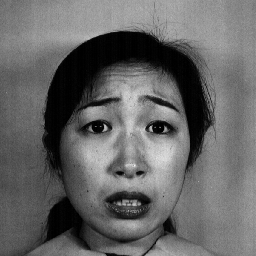
%> input picture PCA-LSH/Test/KA.FE1.45.tiff, 256 x 256 px
$ octave --eval "result = facedetection(imread('../Test/KA.FE1.45.tiff'));"   (GNU Octave 9; MATLAB toolbox functions it lacks are replaced by stand-ins)
%> lines starting %> are read from the running program, lines starting %| are printed output that depends on the picture; in (x1, y1, x2, y2) boxes, pixels count from 0 and x2, y2 are one past the last pixel; in counts of white or black regions, pixels touching at a corner belong together; the program's own positions count from 1
### PCA-LSH/SVM classification/renoise1.m
%%%%%%%%%%%%%%%%%%%%%%%%%%%%%%%%%%%%%%%%%%%%%%%%%%%%%%%%%%%%%%%%%%%%%%%%%%%%%%%%%%%%%%%%
% Facial Expression LSH-PCA-LDA
% Version : 2.0
% Date : 01.2.2017
% Author : Mehdi Ghayoumi
%%%%%%%%%%%%%%%%%%%%%%%%%%%%%%%%%%%%%%%%%%%%%%%%%%%%%%%%%%%%%%%%%%%%%%%%%%%%%%%%%%%%%%%%

function SN=renoise1(S)
H=375;
W=300;
SN=zeros(375,300);
for i=1:H-5
    for j=1:W-5
        localSum=sum(sum(S(i:i+4, j:j+4)));
        SN(i:i+5, j:j+5)=(localSum>20);
    end
end
end

### PCA-LSH/SVM classification/facedetection.m
%%%%%%%%%%%%%%%%%%%%%%%%%%%%%%%%%%%%%%%%%%%%%%%%%%%%%%%%%%%%%%%%%%%%%%%%%%%%%%%%%%%%%%%%
% Facial Expression LSH-PCA-LDA
% Version : 2.0
% Date : 01.2.2017
% Author : Mehdi Ghayoumi
%%%%%%%%%%%%%%%%%%%%%%%%%%%%%%%%%%%%%%%%%%%%%%%%%%%%%%%%%%%%%%%%%%%%%%%%%%%%%%%%%%%%%%%%
function Face = facedetection(I)

%%%%%%%%%%%%%%% Image Resize%%%%%%%%%%%%%%%%%%%%%
I=imresize(I,[375,300]);
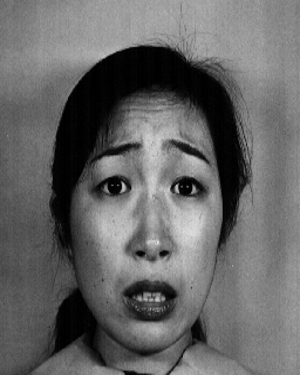
%> I: size 375x300 uint8; min 0, max 238, mean 102
Faces=[];
numFaceFound=0;
I=double(I);
%> I: size 375x300 double
H=size(I,1);
%> H = 375
W=size(I,2);
%> W = 300
%%%%%%%%%%%%%%%%%%%%%%%%%%%%%%%%%%%%%%%%%%%%%%%%%

%%%%%%%%%%%%%% EXTRACT SKIN %%%%%%%%%%%%%%%%%%%%%
S=I
%%%%%%%%%%%%%%%%%%%%%%%%%%%%%%%%%%%%%%%%%%%%%%%%%

%%%%%%%%%%%%%%%% REMOVE NOISE %%%%%%%%%%%%%%%%%%%
S=renoise1(S);
%> after the loop in renoise1, `for i=1:H-5`:
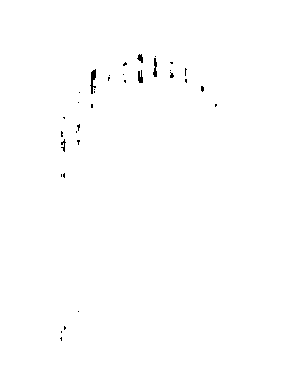
%> SN: size 375x300 double; values 0 (black) and 1 (white), 99.6% white; black in thin lines or dots, all inside (x1, y1, x2, y2) = (60, 54, 217, 341)
S=imfill(S,'holes'); % Fill the holes in the picture, mainly the eyes
%> S: size 375x300 double; every value is 1

%%%%%%%%%%%%%%% Get Face Part %%%%%%%%%%%%%%%%%%%%

[L,lenRegions] = bwlabel(S,4);
%> lenRegions = 1
AllDat  = regionprops(L,'BoundingBox','FilledArea');
%> AllDat = 1 region; box (x1, y1, x2, y2) and FilledArea: (0, 0, 300, 375) 112500
AreaDat = cat(1, AllDat.FilledArea);
%> AreaDat = 112500
[maxArea, maxAreaInd] = max(AreaDat);
%> maxArea = 112500; maxAreaInd = 1

FaceDat = AllDat(maxAreaInd);
%> FaceDat has the same summary as AllDat
FaceBB = [FaceDat.BoundingBox(1),FaceDat.BoundingBox(2),...
    FaceDat.BoundingBox(3)-1,FaceDat.BoundingBox(4)-1];
%> FaceBB = [0.5 0.5 299 374]

Face=imcrop(rgb2gray(uint8(I)).*uint8(S),FaceBB);
%%%%%%%%%%%%%%%%%%%%%%%%%%%%%%%%%%%%%%%%%%%%%%%%%%%

$ run again, on PCA-LSH/Test/KA.FE4.48.tiff
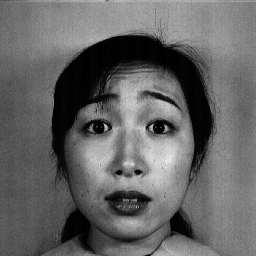
%> input picture PCA-LSH/Test/KA.FE4.48.tiff, 256 x 256 px
%> in facedetection, `I=imresize(I,[375,300]);`:
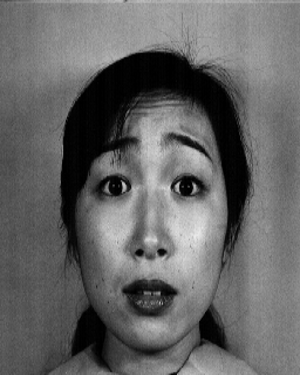
%> I: size 375x300 uint8; min 0, max 234, mean 100.9
%> after the loop in renoise1, `for i=1:H-5`:
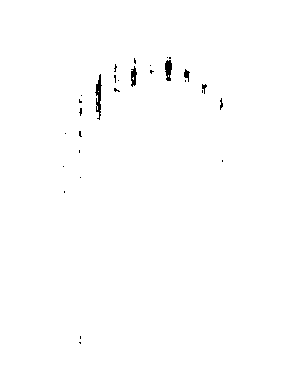
%> SN: size 375x300 double; values 0 (black) and 1 (white), 99.5% white; 29 black regions (23 under 20 px)
%> S: size 375x300 double; every value is 1
%> lenRegions = 1
%> AllDat = 1 region; box (x1, y1, x2, y2) and FilledArea: (0, 0, 300, 375) 112500
%> AreaDat = 112500
%> maxAreaInd = 1
%> FaceDat has the same summary as AllDat
%> FaceBB = [0.5 0.5 299 374]
